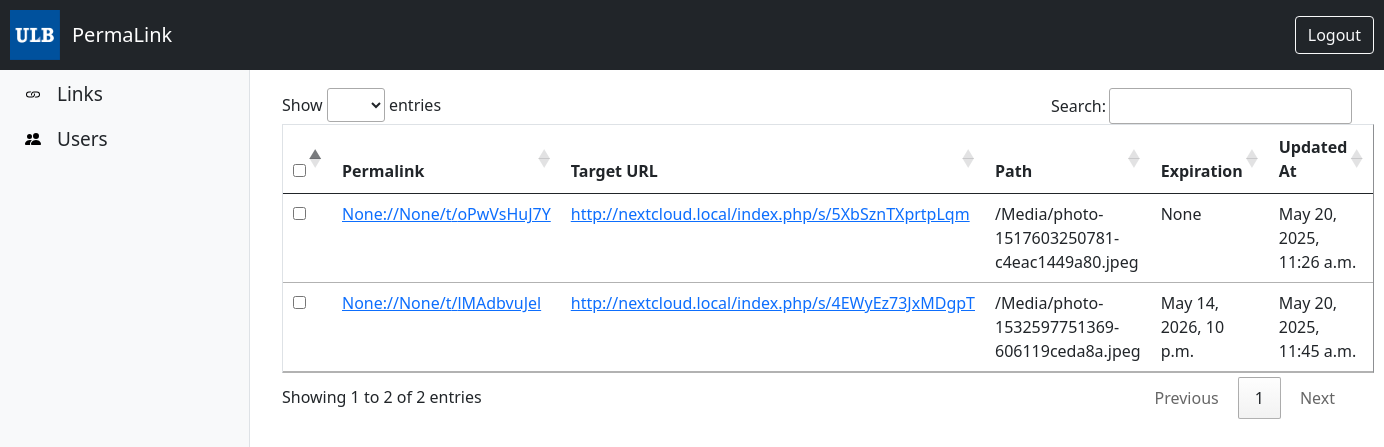
/link/ (signed in), run on an earlier commit of the app's database.
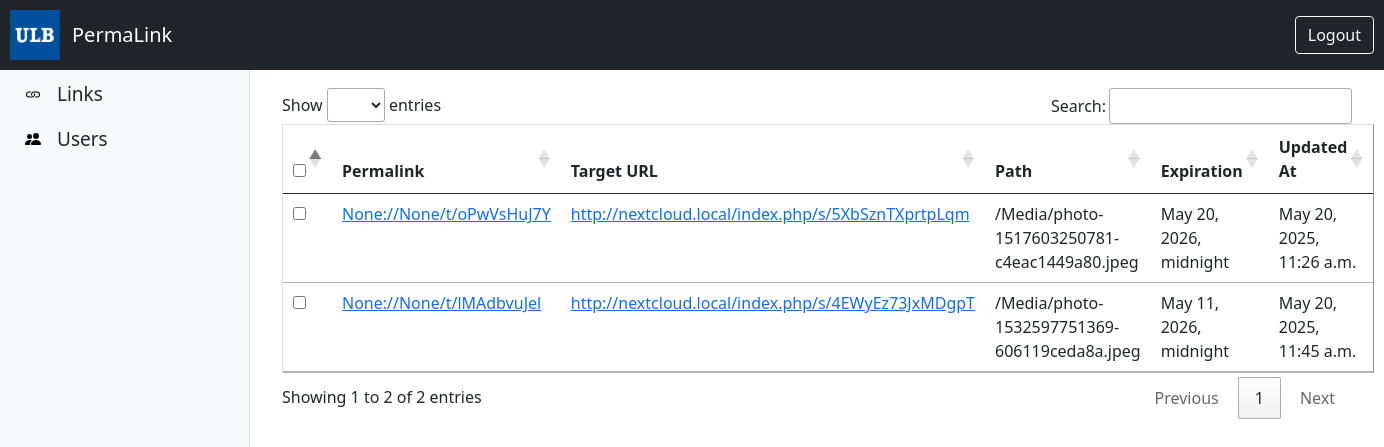
And on a later commit of the database.
### link/models.py (models this page shows, shortened)
class Link(models.Model):
    user = models.ForeignKey(User, on_delete=models.CASCADE, related_name="link")
    share = models.ForeignKey(Share, on_delete=models.CASCADE, related_name="share")
    created_at = models.DateTimeField(auto_now_add=True)
    updated_at = models.DateTimeField(auto_now=True)
    token = models.CharField(
        validators=[MinLengthValidator(8)],
        max_length=50,
        verbose_name="Token",
        unique=True,
        null=False,
    )
    class Meta:
        unique_together = ("user", "token")

class Share(models.Model):
    uid = models.IntegerField(primary_key=True)
    target_url = models.URLField(verbose_name="Target URL")
    path = models.CharField()
    expiration = models.DateTimeField(null=True)

### link/views/views.py (the view)
# urls.py: path("", LinkListView.as_view(), name="link-home"),
@method_decorator([login_required], name="dispatch")
class LinkListView(ListView):
    model = Link
    template_name = "links.html"
    context_object_name = "links"
    def get_queryset(self):
        update_shares_object(self.request)
        return Link.objects.filter(user=self.request.user)

### link/auth.py (called while the page is built, shortened)
def get_valid_access_token(request):
    token = request.session.get("oauth_token")
    if not token:
        return None  # Not authenticated

### link/context_processors.py (called while the page is built)
def get_host():
    domain = SITE_DOMAIN
    if domain == "localhost":
        domain = "localhost:8080"
    return f"{SITE_PROTOCOL}://{domain}/t"

def host(request):
    return {"HOST": get_host()}

### link/views/nextcloud_views.py (called while the page is built, shortened)
def update_shares_object(request):
    access_token = get_valid_access_token(request)
    if not access_token:
        return redirect("login")  # or raise 403

### link/templates/links.html (shortened to what this page needs)
{% extends 'base.html' %}
{% load static %}
{% block pagecontent %}
<table id="links" border="1" class="table delete-row-example">
    <thead>
        <tr>
            <th><input type="checkbox" id="selectAll"></th>
            <th>Permalink</th>
            <th>Target URL</th>
            <th>Path</th>
            <th>Expiration</th>
            <th>Updated At</th>
        </tr>
    </thead>
    <tbody>
        {% for link in links %}
            {% include "link_row.html" with link=link %}
        {% empty %}
        <tr>
            <td colspan="3">You haven't created any links yet.</td>
        </tr>
        {% endfor %}
    </tbody>
</table>
{% endblock %}

### link/templates/link_row.html
<tr id="link-{{ link.id }}">
    <td><input type="checkbox" class="row-checkbox" value="{{ link.id }}"></td>
    <td><a href="{{ HOST }}/{{ link.token }}">{{ HOST }}/{{ link.token }}</a></td>
    <td><a href="{{ link.target_url }}">{{ link.share.target_url }}</a></td>
    <td>{{ link.share.path }}</td>
    <td>{{ link.share.expiration }}</td>
    <td>{{ link.updated_at }}</td>
</tr>

What changed in the data, as far as the page shows it:
changed through a linked row, Link "oPwVsHuJ7Y": share.expiration "None" → "May 20, 2026, midnight"
changed through a linked row, Link "lMAdbvuJel": share.expiration "May 14, 2026, 10 p.m." → "May 11, 2026, midnight"
